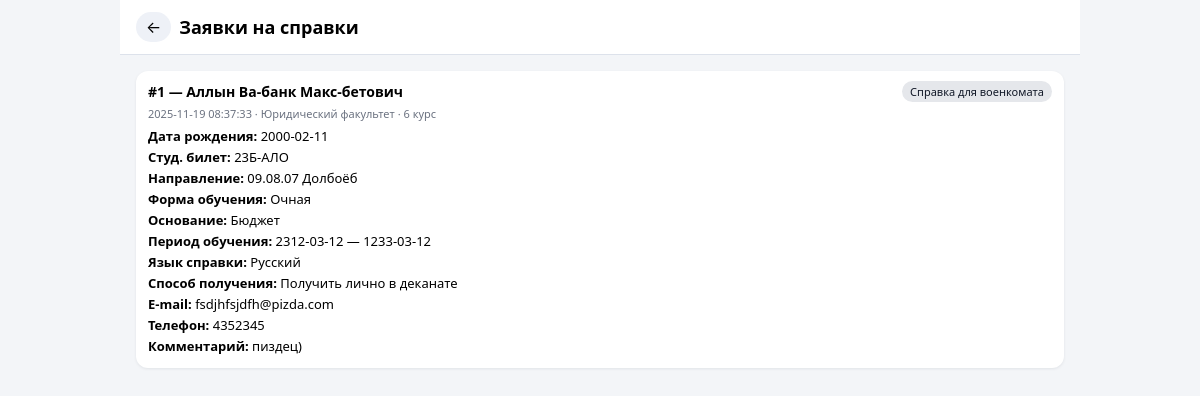
Page /admin/cert-requests (signed in) on the committed database.
### tables this page shows
CREATE TABLE cert_requests (
            id INTEGER PRIMARY KEY AUTOINCREMENT,
            created_at TEXT DEFAULT CURRENT_TIMESTAMP,
            cert_type TEXT,
            full_name TEXT NOT NULL,
            birth_date TEXT,
            student_id TEXT,
            faculty TEXT,
            program TEXT,
            course TEXT,
            form_of_study TEXT,
            funding TEXT,
            period_from TEXT,
            period_to TEXT,
            language TEXT,
            pickup_method TEXT,
            email TEXT,
            phone TEXT,
            comment TEXT
        );

### app.py (the view)
@app.route("/admin/cert-requests")
def admin_cert_requests():
    if not session.get("is_admin"):
        flash("Требуется авторизация администратора.", "error")
        return redirect(url_for("admin_login"))
    requests_list = get_all_cert_requests()
    return render_template(
        "admin_cert_list.html",
        title="Заявки на справки",
        header="Заявки на справки",
        show_back=True,
        requests_list=requests_list,
    )

### app.py (called while the page is built)
@app.before_request
def protect_admin_routes():
    if request.path.startswith("/admin") and not request.path.startswith("/admin/login"):
        if not session.get("is_admin"):
            return redirect(url_for("admin_login"))

### cert_db.py (called while the page is built)
def get_conn():
    return sqlite3.connect(CERT_DB_PATH)

def get_all_cert_requests() -> List[Tuple]:
    conn = get_conn()
    cur = conn.cursor()
    cur.execute(
        """
        SELECT id, created_at, cert_type, full_name, birth_date,
               student_id, faculty, program, course,
               form_of_study, funding, period_from, period_to,
               language, pickup_method, email, phone, comment
        FROM cert_requests
        ORDER BY created_at DESC
        """
    )
    rows = cur.fetchall()
    conn.close()
    return rows

### templates/admin_cert_list.html (shortened to what this page needs)
{% extends "base.html" %}
{% block content %}
{% if not requests_list %}
    <p class="hint">Заявок на справки пока нет.</p>
{% else %}
    <ul class="card-list">
        {% for r in requests_list %}
            <li class="card">
                <div class="card-header">
                    <span class="card-title">#{{ id }} — {{ full_name }}</span>
                    <span class="badge badge-waiting">{{ cert_type or 'Справка' }}</span>
                </div>
                <div class="card-meta">
                    <span>{{ created_at }}</span>
                    {% if faculty %}<span> · {{ faculty }}</span>{% endif %}
                    {% if course %}<span> · {{ course }} курс</span>{% endif %}
                </div>
                <div class="card-body">
                    {% if birth_date %}
                        <div class="card-line"><strong>Дата рождения:</strong> {{ birth_date }}</div>
                    {% endif %}
                    {% if student_id %}
                        <div class="card-line"><strong>Студ. билет:</strong> {{ student_id }}</div>
                    {% endif %}
                    {% if program %}
                        <div class="card-line"><strong>Направление:</strong> {{ program }}</div>
                    {% endif %}
                    {% if form_of_study %}
                        <div class="card-line"><strong>Форма обучения:</strong> {{ form_of_study }}</div>
                    {% endif %}
                    {% if funding %}
                        <div class="card-line"><strong>Основание:</strong> {{ funding }}</div>
                    {% endif %}
                    {% if period_from or period_to %}
                        <div class="card-line">
                            <strong>Период обучения:</strong>
                            {{ period_from or "?" }} — {{ period_to or "?" }}
                        </div>
                    {% endif %}
                    {% if language %}
                        <div class="card-line"><strong>Язык справки:</strong> {{ language }}</div>
                    {% endif %}
                    {% if pickup_method %}
                        <div class="card-line"><strong>Способ получения:</strong> {{ pickup_method }}</div>
                    {% endif %}
                    {% if email %}
                        <div class="card-line"><strong>E-mail:</strong> {{ email }}</div>
                    {% endif %}
                    {% if phone %}
                        <div class="card-line"><strong>Телефон:</strong> {{ phone }}</div>
                    {% endif %}
                    {% if comment %}
                        <div class="card-line"><strong>Комментарий:</strong> {{ comment }}</div>
                    {% endif %}
                </div>
            </li>
        {% endfor %}
    </ul>
{% endif %}
{% endblock %}

### templates/base.html (shortened to what this page needs)
<!doctype html>
<html lang="ru">
    <link rel="stylesheet" href="https://cdnjs.cloudflare.com/ajax/libs/intl-tel-input/18.1.1/css/intlTelInput.css" />
<head>
    <link rel="stylesheet" href="{{ url_for('static', filename='styles.css') }}">
</head>
<body>
<div class="app">
    <header class="app-header">
        {% if show_back %}
            <button
                type="button"
                class="back-btn"
                onclick="
                    if (window.history.length > 1) {
                        window.history.back();
                    } else {
                        window.location.href='{{ url_for('index') }}';
                    }
                "
            >←</button>
        {% endif %}
        <h1 class="app-title">{{ header or 'Сервис' }}</h1>
    </header>
    <main class="app-content">
        {% block content %}{% endblock %}
    </main>
</div>
</body>
</html>

### static/styles.css (style rules this page uses)
* { box-sizing: border-box; font-family: system-ui, -apple-system, BlinkMacSystemFont, "Segoe UI", sans-serif; }
body { margin: 0; background: #f3f5f8; }
.app { width: 100%; max-width: 100%; margin: 0; }
@media (min-width: 768px) { .app { max-width: 768px; margin: 0 auto; } }
@media (min-width: 1200px) { .app { max-width: 960px; } }
.app-header { display: flex; align-items: center; gap: 8px; padding: 12px 16px; border-bottom: 1px solid #dde2eb; background: #ffffff; position: sticky; top: 0; z-index: 10; }
.back-btn { border: none; background: #eef1f7; border-radius: 999px; padding: 4px 10px; font-size: 16px; cursor: pointer; }
.app-title { font-size: 18px; font-weight: 600; margin: 0; }
.app-content { padding: 16px; flex: 1; }
.card-list { list-style: none; padding: 0; margin: 0; display: flex; flex-direction: column; gap: 10px; }
.card { background: #ffffff; border-radius: 12px; padding: 10px 12px; box-shadow: 0 1px 3px rgba(15, 23, 42, 0.08); }
.card-header { display: flex; justify-content: space-between; align-items: center; margin-bottom: 4px; }
.card-title { font-size: 14px; font-weight: 600; }
.badge { font-size: 11px; padding: 3px 8px; border-radius: 999px; color: #111827; }
.badge-waiting { background: #e5e7eb; }
.card-meta { font-size: 11px; color: #6b7280; margin-bottom: 6px; }
.card-line { font-size: 13px; margin-bottom: 3px; }

### rows in the picture
cert_requests: id "1", full_name "Аллын Ва-банк Макс-бетович", cert_type "Справка для военкомата", created_at "2025-11-19 08:37:33", faculty "Юридический факультет", course "6", birth_date "2000-02-11", student "23Б-АЛО", program "09.08.07 Долбоёб", form_of_study "Очная", funding "Бюджет", period_from "2312-03-12", period_to "1233-03-12", language "Русский", pickup_method "Получить лично в деканате", email "fsdjhfsjdfh@pizda.com", phone "4352345", comment "пиздец)"

### other values in the picture
{{ header or 'Сервис' }} "Заявки на справки"
